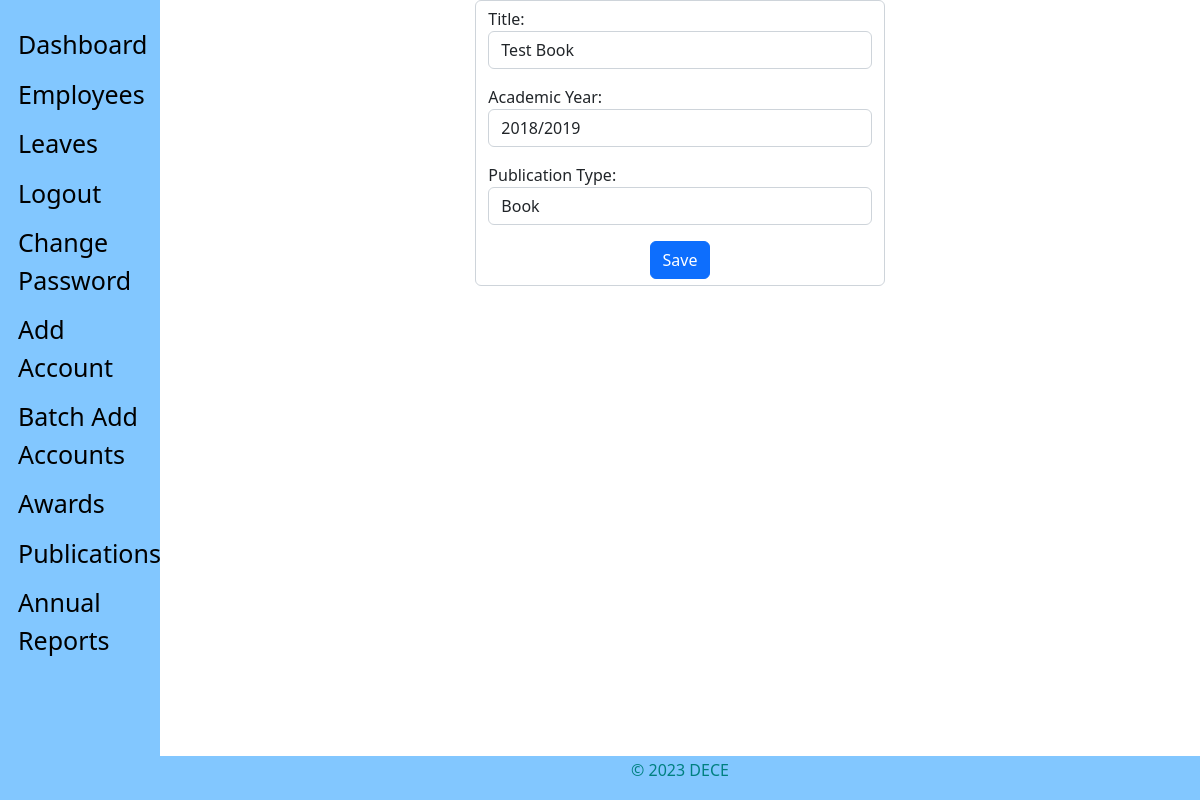
The page /staff_view/publications_edit/11/ (signed in) on the database as committed earlier.
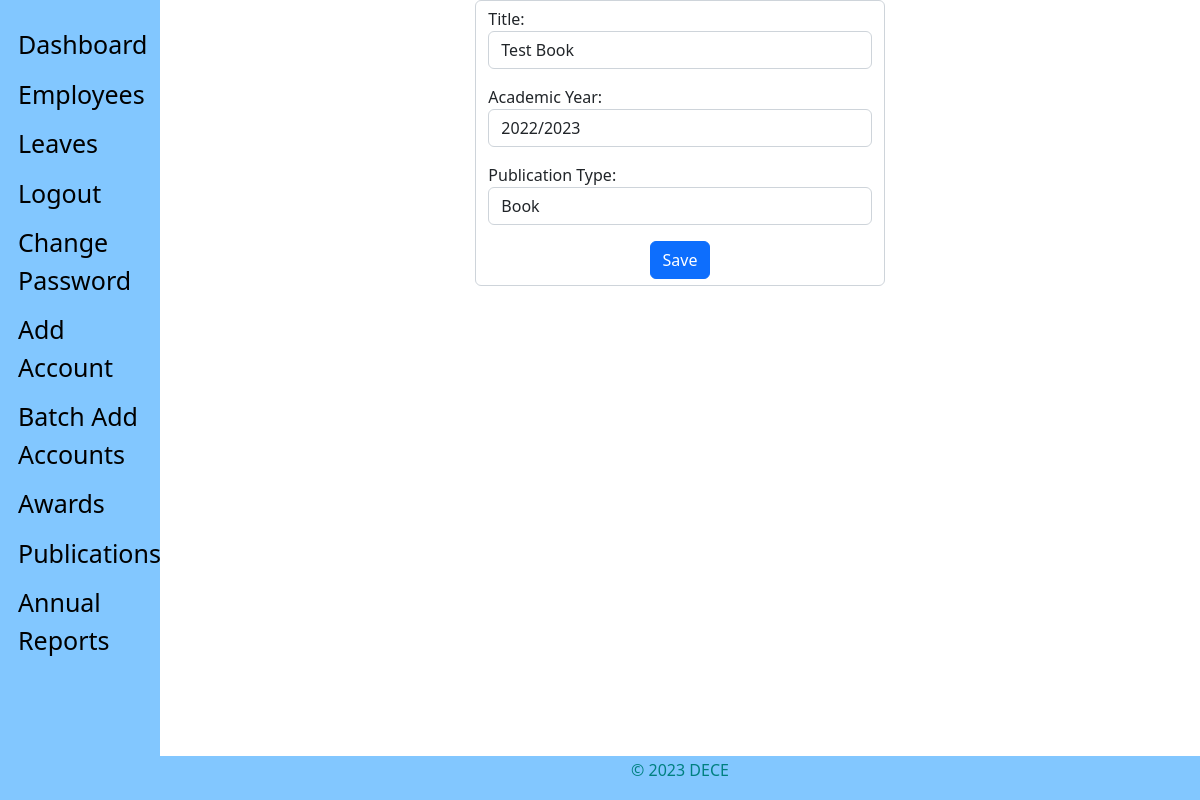
The same page on the database as committed later.
### staff_app/models.py (models this page shows, shortened)
class Publications(models.Model):
    JOURNAL = 'Peer Reviewed Journal'
    CONFERENCE = 'Conference Paper'
    BOOK = 'Book'
    PUBLICATION_TYPE = (
        (JOURNAL, 'Peer Reviewed Journal'),
        (CONFERENCE, 'Conference Paper'),
        (BOOK, 'Book'),
    )
    user = models.ForeignKey(CustomUser, on_delete=models.CASCADE, default=1)
    title = models.CharField(max_length=100, verbose_name=_(
        'Title'), null=True, blank=False)
    year = models.CharField(verbose_name=_(
        'Academic Year'), null=True, blank=False, max_length=9)
    publicationtype = models.CharField(_('Publication Type'), max_length=25, default=JOURNAL,
                                       choices=PUBLICATION_TYPE, blank=False, null=True)
    updated = models.DateTimeField(auto_now=True, auto_now_add=False)
    created = models.DateTimeField(auto_now=False, auto_now_add=True)
    objects = PublicationManager()
    class Meta:
        verbose_name = _('Publication')
        verbose_name_plural = _('Publications')
        ordering = ['-created']

### staff_app/views.py (the view)
def edit_publication(request, id):
    if not request.user.is_authenticated:
        return redirect('hris:home')
    publications = get_object_or_404(Publications, id=id)
    form = PublicationsCreateForm(request.POST or None, instance=publications)
    if form.is_valid():
        instance = form.save(commit='false')
        instance.user = request.user
        instance.save()
        return redirect('/staff_view/publications/')
    context = {
        'form': form
    }
    return render(request, "staff/staff_publications_edit.html", context)

### staff_app/forms.py
class PublicationsCreateForm(forms.ModelForm):
    class Meta:
        model = Publications
        exclude = ['created', 'updated', 'user']
        widgets = {
            'title': forms.TextInput(attrs={'class': 'form-control'}),
            'year': forms.Select(choices=academic_year_choices(), attrs={'class': 'form-control'}),
            'publicationtype': forms.Select(attrs={'class': 'form-control'}),
        }

### templates/staff/staff_publications_edit.html (shortened to what this page needs)
{% extends 'base.html' %}
{% block content %}
<div class="container">
    <div class="row justify-content-center">
        <div class="col-5">
            <form action="." method="POST" enctype="multipart/form-data" class="form-control" >{% csrf_token %}
                {{form.as_p}}
                <div class="d-flex justify-content-center">
                    <input class="btn btn-primary" type="submit" value="Save" />
                </div>
            </form>
        </div>
    </div>
</div>
{% endblock content %}

Rows that differ between the two databases and show on the page:
changed Publications "Test Book": year "2018/2019" → "2022/2023"
